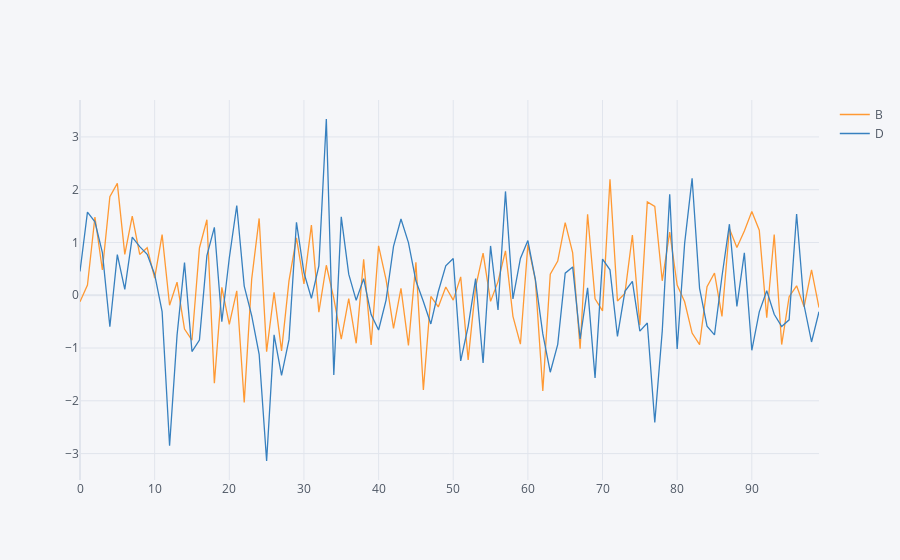

Notebook code cell kept with this figure:
### Code cell
df[ ['B', 'D'] ].iplot(kind='line')
